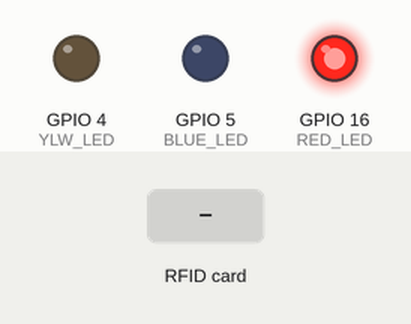
Recording of a sketch running on a simulated ESP8266 (NodeMCU). Parts: output pins drawn as LEDs (lit = HIGH). Inputs (shaded band) come from the test bench. WiFi joins after 1.5 s; servers stay silent unless stated; uploads are accepted with an empty reply; what the sketch prints to the serial monitor is not drawn.

Above: at 3.2 s.
3.3 s: RFID card 14 08 20 20 held to the reader
At 4.4 s:
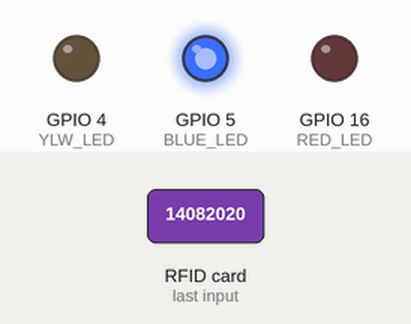
4.8 s: RFID card 5E 7A 19 C4 held to the reader
At 5.4 s:
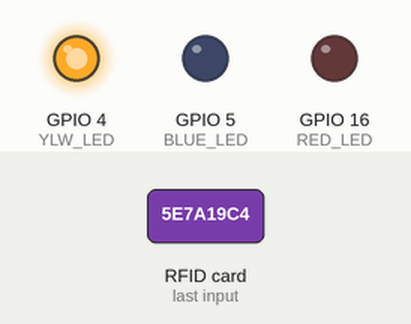
At 6.31 s:
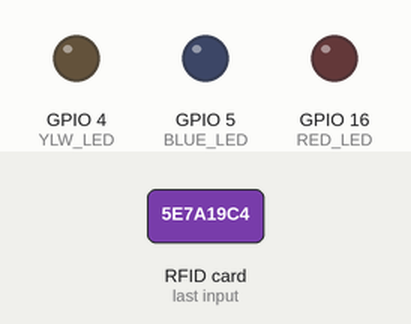
Timing chart, 0 to 11.5 s (numbered marks = the images above; inputs shaded):
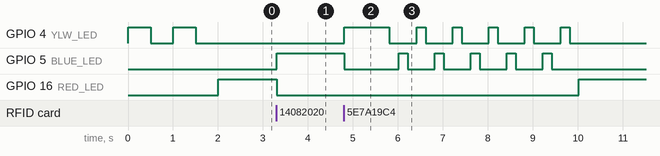

The sketch:

NFC_Project.ino
```cpp
#include <Wire.h>
#include <SPI.h>
#include <Adafruit_PN532.h>
#include <ESP8266WiFi.h>
#include <ESP8266HTTPClient.h>
#include <ArduinoJson.h>

#define PN532_SCK  (14) //D5
#define PN532_MISO (12) //D6
#define PN532_MOSI (13) //D7
#define PN532_SS   (2)  //D4

#define RED_LED (16) //D0
#define BLUE_LED (5) //D1
#define YLW_LED (4) //D2

#ifndef STASSID
#define STASSID "GENEXIS"
#define STAPSK "14082020"
#endif

String serverName = "http://192.168.1.12:8000";

Adafruit_PN532 nfc(PN532_SCK, PN532_MISO, PN532_MOSI, PN532_SS);

// Function to convert a byte array to a hexadecimal string
String byteArrayToHexString(uint8_t* byteArray, uint8_t length)
{
  String hexString = "";
  for (int i = 0; i < length; i++)
  {
    if (byteArray[i] < 16)
    {
      hexString += "0"; // Add leading zero for single-digit values
    }
    hexString += String(byteArray[i], HEX);
  }
  hexString.toUpperCase();
  return hexString;
}

void setup()
{
  serverName += "/iot-input";

  pinMode(RED_LED, OUTPUT);
  pinMode(BLUE_LED, OUTPUT);
  pinMode(YLW_LED, OUTPUT);

  Serial.begin(115200);
  Serial.flush();
  Serial.println("\n");

  nfc.begin();

  uint32_t versiondata = nfc.getFirmwareVersion();
  if (!versiondata)
  {
    digitalWrite(BLUE_LED,HIGH);
    delay(2000);
    digitalWrite(BLUE_LED,LOW);
    Serial.println("Didn't find PN53x board");
    while (1);
  }

  Serial.print("Found chip PN5"); Serial.println((versiondata>>24) & 0xFF, HEX);
  Serial.print("Firmware ver. "); Serial.print((versiondata>>16) & 0xFF, DEC);
  Serial.print('.'); Serial.println((versiondata>>8) & 0xFF, DEC);

  WiFi.begin(STASSID, STAPSK);
  Serial.print("\nWaiting for Wi-Fi ");
  while (WiFi.status() != WL_CONNECTED)
  {
    digitalWrite(YLW_LED,HIGH);
    delay(500);
    Serial.print(".");
    digitalWrite(YLW_LED,LOW);
    delay(500);
  }
  Serial.println("\nWiFi connection Successful");
  Serial.print("The IP Address of ESP8266 Module is: ");
  Serial.println(WiFi.localIP());// Print the IP address

  nfc.SAMConfig();
  Serial.println("\nWaiting for an NFC card ...\n");
}

void loop()
{

  uint8_t success, succ;
  uint8_t uid[] = { 0, 0, 0, 0, 0, 0, 0 };
  uint8_t uidLength;

  StaticJsonDocument<200> jsonDoc;
  String jsonData;

  digitalWrite(RED_LED,HIGH);

  success = nfc.readPassiveTargetID(PN532_MIFARE_ISO14443A, uid, &uidLength);
  if (success)
  {
    digitalWrite(RED_LED,LOW);
    digitalWrite(BLUE_LED,HIGH);

    Serial.println("Found 1st NFC card!");
    Serial.print("UID Length: ");Serial.print(uidLength, DEC);Serial.println(" bytes");
    Serial.print("UID Value: ");
    nfc.PrintHex(uid, uidLength);
    Serial.println("");

    jsonDoc["s_data"] = byteArrayToHexString(uid, uidLength);

    delay(1000);

    succ = nfc.readPassiveTargetID(PN532_MIFARE_ISO14443A, uid, &uidLength);
    if (succ)
    {
      digitalWrite(BLUE_LED,LOW);
      digitalWrite(YLW_LED,HIGH);
      Serial.println("Found 2nd NFC card!");
      Serial.print("UID Length: ");Serial.print(uidLength, DEC);Serial.println(" bytes");
      Serial.print("UID Value: ");
      nfc.PrintHex(uid, uidLength);
      Serial.println("");
      delay(1000);
      digitalWrite(YLW_LED,LOW);

      jsonDoc["b_data"] = byteArrayToHexString(uid, uidLength);

      if(WiFi.status()== WL_CONNECTED)
      {
        WiFiClient client;
        HTTPClient http;

        http.begin(client, serverName);
        serializeJson(jsonDoc, jsonData);
        http.addHeader("Content-Type", "application/json");
        http.addHeader("Bypass-Tunnel-Reminder", "cmps e_lib");


        int httpCode = http.POST(jsonData);
        const String& payload = http.getString();

        Serial.println(jsonData);
        Serial.print("HTTP Response Code : "); Serial.println(httpCode);
        Serial.print("HTTP Response Body :"); Serial.println(payload);

        if(httpCode == HTTP_CODE_OK)
        {
          Serial.println("Authentication Success");
          for(int i=0;i<5;i++)
          {
            digitalWrite(BLUE_LED,HIGH);
            delay(200);
            digitalWrite(BLUE_LED,LOW);
            delay(200);
            digitalWrite(YLW_LED,HIGH);
            delay(200);
            digitalWrite(YLW_LED,LOW);
            delay(200);
          }
        }
        else
        {
          Serial.println("Authentication Failure");
          for(int i=0;i<5;i++)
          {
            digitalWrite(BLUE_LED,HIGH);
            delay(200);
            digitalWrite(BLUE_LED,LOW);
            delay(200);
            digitalWrite(RED_LED,HIGH);
            delay(200);
            digitalWrite(RED_LED,LOW);
            delay(200);
          }
        }
        http.end();
      }
    }
  }
}
```

Measured:
- after the input at 3.3 s, GPIO 5 (BLUE_LED): LOW → HIGH at once; GPIO 16 (RED_LED): HIGH → LOW at once
- after the input at 4.8 s, GPIO 4 (YLW_LED): LOW → HIGH at once, then repeats every 0.80 s: LOW 0.60 s, HIGH 0.20 s, until it stays LOW from 9.8 s; GPIO 5 (BLUE_LED): HIGH → LOW at once, then repeats every 0.80 s: HIGH 0.20 s, LOW 0.60 s, until it stays LOW from 9.4 s; GPIO 16 (RED_LED): LOW → HIGH after 5.2 s
